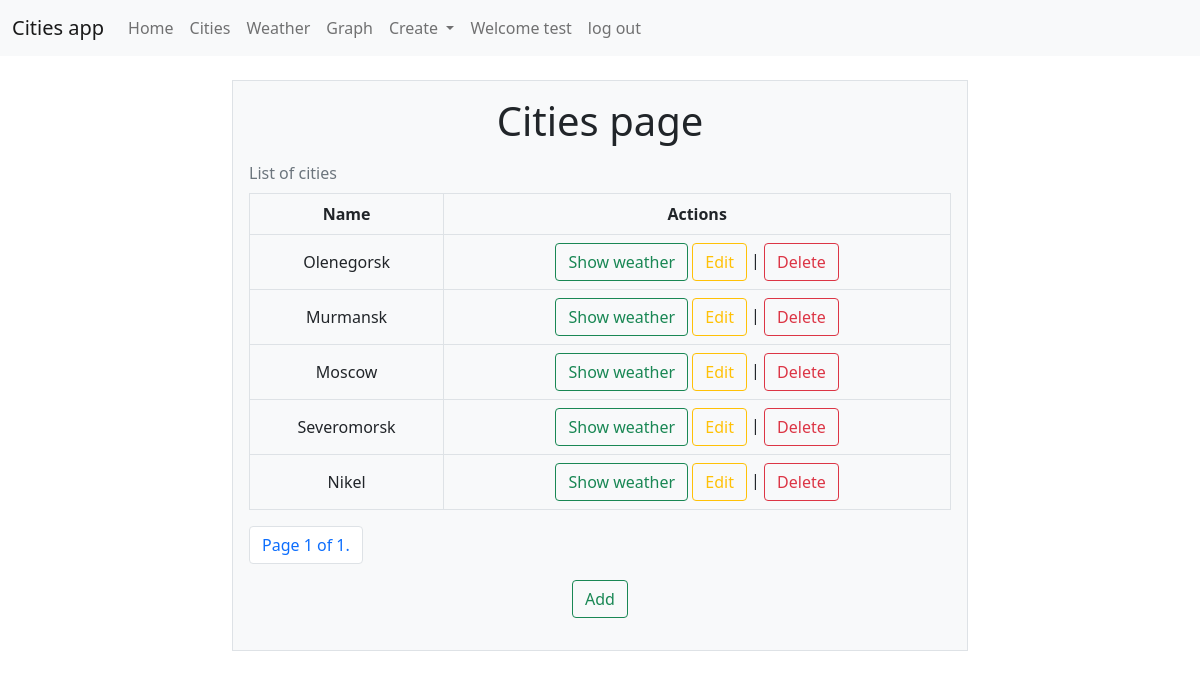
/cities/ (signed in), run on the app's committed database.
### weather/models.py (models this page shows, shortened)
class City(models.Model):
    name = models.CharField(max_length=255)

### weather/list_views/city_detail_view.py (the view)
# urls.py: path('cities/', CityDetailView.as_view(), name='cities'),
class CityDetailView(ListView):
    paginate_by = 5
    template_name = "weather/city_list.html"
    context_object_name = "cities"
    queryset = city_queries.get_all_cities()

### weather/templates/weather/city_list.html (shortened to what this page needs)
{% extends "base.html"%}
{% block content %}
<h2 class="display-6">Cities page</h2>
    {% if object_list.count > 0 %}
    <table class="table align-middle table-bordered caption-top">
        <caption>List of cities</caption>
        <thead>
            <th>Name</th>
            <th>Actions</th>
        </thead>
        {% for city in object_list %}
        <tr>
            <td>{{ city.name }}</td>
            <td>
                <a class="btn btn-outline-success" href="/weather?city={{city.id}}">Show weather</a>
            {% if request.user.is_authenticated %}
                <a class = "btn btn-outline-warning" href="edit/{{city.id}}">Edit</a> |
                <a class = "btn btn-outline-danger" href="delete/{{city.id}}">Delete</a>
            {% endif %}
            </td>
        </tr>
        {% endfor %}
    </table>
    <nav aria-label="Page navigation example">
        <ul class="pagination">
            <li class="page-item">
                <a class="page-link">Page {{ page_obj.number }} of {{ paginator.num_pages }}.</a>
            </li>
        </ul>
    </nav>
    {% endif %}
{% if request.user.is_authenticated %}
<div class="mb-3">
    <a class = "btn btn-outline-success" href="create/">Add</a>
</div>
{% endif %}
{% endblock content %}

### weather/templates/base.html (shortened to what this page needs)
<!DOCTYPE html>
{% load static %}
<html lang="en">
<head>
    <link rel="stylesheet" href="{% static "css/bootstrap.min.css" %}">
    <link rel="stylesheet" href="https://cdn.jsdelivr.net/npm/@eonasdan/tempus-dominus@6.7.11/dist/css/tempus-dominus.min.css">
</head>
<header>
    <nav class="navbar navbar-expand-lg navbar-light bg-light">
        <div class="container-fluid">
            <a class="navbar-brand" href="/">Cities app</a>
            <div class="collapse navbar-collapse" id="navbarSupportedContent">
              <ul class="navbar-nav me-auto mb-2 mb-lg-0">
                <li class="nav-item">
                  <a class="nav-link" href="/">Home</a>
                </li>
                <li class="nav-item">
                  <a class="nav-link" href="/cities">Cities</a>
                </li>
                <li class="nav-item">
                  <a class="nav-link" href="/weather">Weather</a>
                </li>
                <li class="nav-item">
                  <a class="nav-link" href="/graphs">Graph</a>
                </li>
                {% if request.user.is_authenticated %}
                <li class="nav-item dropdown">
                  <a class="nav-link dropdown-toggle" href="#" id="navbarDropdown" role="button" data-bs-toggle="dropdown" aria-expanded="false">
                    Create
                  </a>
                </li>
                <li class="nav-item">
                    <a class="nav-link">Welcome {{ request.user.username }}</a>
                </li>
                <li class="nav-item">
                    <a class="nav-link" href="/logout/">log out</a>
                </li>
                {% else %}
                <li class="nav-item">
                    <a class="nav-link" href="/login/">login</a>
                </li>
                {% endif %}
              </ul>
            </div>
        </div>
    </nav>
</header>
<body>
    <div class="container py-4 text-center ">
        <div class="row gy-5">
            <div class="col align-self-center">
                <div class="p-3 border bg-light">
                    {% block content %}
                    {% endblock content %}
                </div>
            </div>
        </div>
    </div>
</body>
</html>

### data on the page
City: name "Olenegorsk"
City: name "Murmansk"
City: name "Moscow"
City: name "Severomorsk"
City: name "Nikel"

### other printed values
{{ request.user.username }} "test"
{{ page_obj.number }} "1"
{{ paginator.num_pages }} "1"
